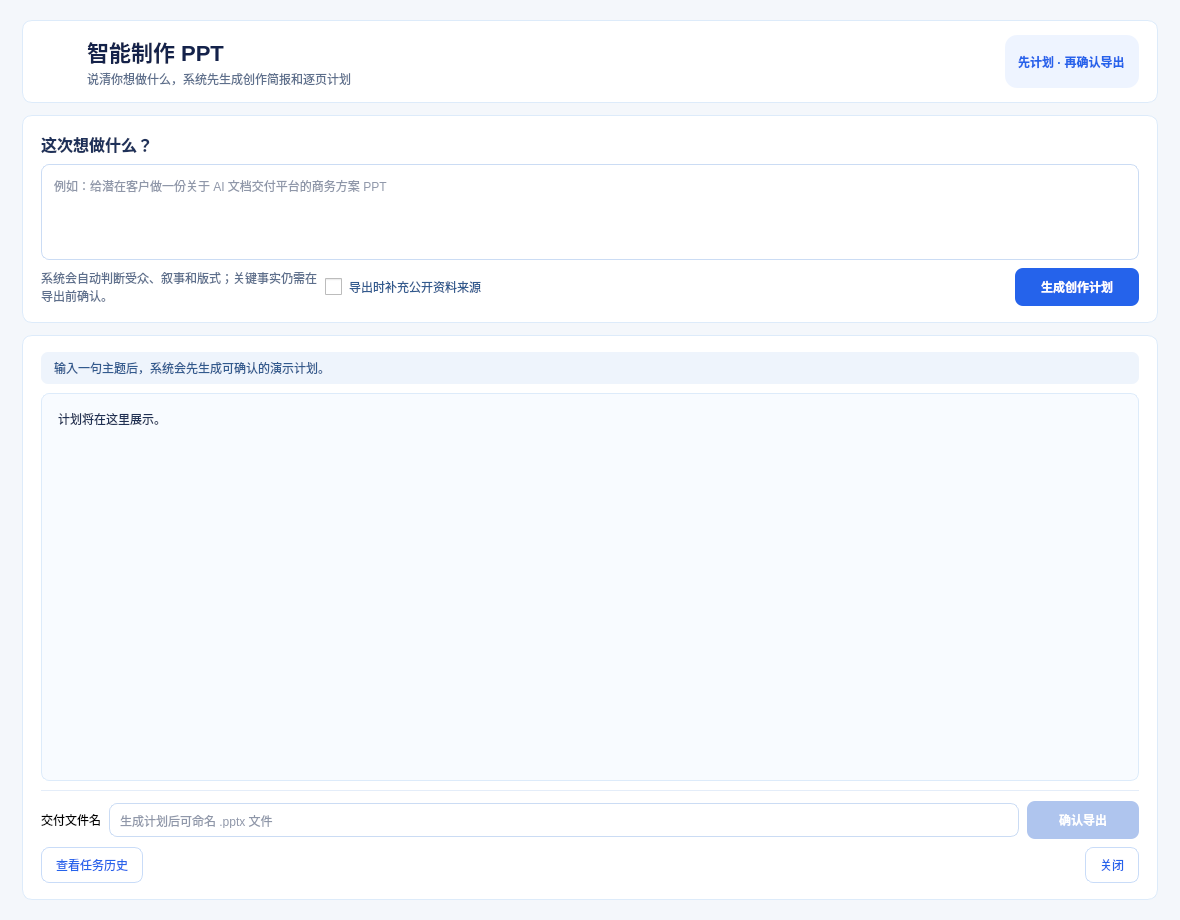
<?xml version="1.0" encoding="UTF-8"?>
<ui version="4.0">
 <class>PresentationStudioDialog</class>
 <widget class="QDialog" name="PresentationStudioDialog">
  <property name="windowModality"><enum>Qt::WindowModality::WindowModal</enum></property>
  <property name="geometry"><rect><x>0</x><y>0</y><width>1180</width><height>920</height></rect></property>
  <property name="minimumSize"><size><width>860</width><height>780</height></size></property>
  <property name="windowTitle"><string>智能制作 PPT</string></property>
  <property name="styleSheet"><string notr="true">QDialog { background:#F4F7FB; }
QFrame#heroFrame, QFrame#inputFrame, QFrame#planFrame { background:#FFFFFF; border:1px solid #DDEBFA; border-radius:10px; }
QLabel#heroTitle { color:#14224A; font-size:22px; font-weight:700; }
QLabel#heroSubtitle, QLabel#inputHint { color:#5D6F8C; }
QTextEdit#intentEdit, QLineEdit#filenameEdit { background:#FFFFFF; border:1px solid #CBDCF4; border-radius:8px; padding:8px; color:#1F3054; }
QTextEdit#intentEdit:focus, QLineEdit#filenameEdit:focus { border:2px solid #4E87F5; }
QTextBrowser#planPreview { background:#F8FBFF; border:1px solid #DDEBFA; border-radius:8px; padding:12px; color:#1F3054; }
QTextBrowser#planPreview h2 { color:#14224A; margin:0 0 6px 0; }
QTextBrowser#planPreview h3 { color:#1E315A; margin-top:16px; }
QTextBrowser#planPreview h4 { color:#1E315A; margin-bottom:3px; }
QTextBrowser#planPreview section { border-top:1px solid #E7EFFB; padding-top:5px; margin-top:8px; }
QTextBrowser#planPreview .studio-chip { color:#2563EB; font-weight:600; }
QTextBrowser#planPreview .studio-warning { color:#A24F2A; background:#FFF5E9; padding:8px; }
QTextBrowser#planPreview .studio-muted { color:#7B8CA7; }
QTextBrowser#planPreview .studio-action { color:#285A92; background:#EDF5FF; border:1px solid #D6E7FE; padding:9px; }
QPushButton#planButton, QPushButton#exportButton { background:#2563EB; color:#FFFFFF; border:0; border-radius:8px; padding:9px 16px; font-weight:700; }
QPushButton#planButton:hover, QPushButton#exportButton:hover { background:#1E55C8; }
QPushButton#planButton:disabled, QPushButton#exportButton:disabled { background:#AFC5EE; }
QPushButton#historyButton, QPushButton#closeButton { background:#FFFFFF; color:#2563EB; border:1px solid #C9DCF8; border-radius:8px; padding:8px 14px; }
QLabel#statusLabel { background:#EEF4FC; color:#315A8E; border-radius:7px; padding:7px 10px; }
QFrame#exportArea { border-top:1px solid #E4EDF9; }
QCheckBox#licensedAssetsCheckBox { color:#315A8E; spacing:7px; }
QCheckBox#licensedAssetsCheckBox::indicator { width:17px; height:17px; }
QCheckBox#licensedAssetsCheckBox::indicator:checked { background:#2563EB; border:1px solid #2563EB; border-radius:4px; }
QComboBox#visualAssetProviderCombo { background:#FFFFFF; color:#315A8E; border:1px solid #CBDCF4; border-radius:8px; padding:7px 28px 7px 10px; min-height:22px; }
QComboBox#visualAssetProviderCombo:hover { border-color:#7EA7EF; }
QComboBox#visualAssetProviderCombo:focus { border:2px solid #4E87F5; }
QComboBox#visualAssetProviderCombo::drop-down { border:0; width:24px; }</string></property>
  <layout class="QVBoxLayout" name="mainLayout">
   <property name="spacing"><number>12</number></property>
   <property name="leftMargin"><number>22</number></property>
   <property name="topMargin"><number>20</number></property>
   <property name="rightMargin"><number>22</number></property>
   <property name="bottomMargin"><number>20</number></property>
   
   <item><widget class="QFrame" name="heroFrame"><layout class="QHBoxLayout" name="heroLayout"><property name="leftMargin"><number>18</number></property><property name="topMargin"><number>14</number></property><property name="rightMargin"><number>18</number></property><property name="bottomMargin"><number>14</number></property><item><widget class="QLabel" name="studioIcon"><property name="minimumSize"><size><width>40</width><height>40</height></size></property><property name="alignment"><set>Qt::AlignmentFlag::AlignCenter</set></property></widget></item><item><layout class="QVBoxLayout" name="heroTextLayout"><property name="spacing"><number>2</number></property><item><widget class="QLabel" name="heroTitle"><property name="text"><string>智能制作 PPT</string></property></widget></item><item><widget class="QLabel" name="heroSubtitle"><property name="text"><string>说清你想做什么，系统先生成创作简报和逐页计划</string></property></widget></item></layout></item><item><spacer name="heroSpacer"><property name="orientation"><enum>Qt::Orientation::Horizontal</enum></property><property name="sizeHint" stdset="0"><size><width>40</width><height>20</height></size></property></spacer></item><item><widget class="QLabel" name="modeLabel"><property name="text"><string>先计划 · 再确认导出</string></property><property name="styleSheet"><string notr="true">color:#2563EB; background:#EEF4FF; border-radius:12px; padding:5px 10px; font-weight:600;</string></property></widget></item></layout></widget></item>
   <item><widget class="QFrame" name="inputFrame"><property name="sizePolicy"><sizepolicy hsizetype="Preferred" vsizetype="Maximum"><horstretch>0</horstretch><verstretch>0</verstretch></sizepolicy></property><layout class="QVBoxLayout" name="inputLayout"><property name="spacing"><number>8</number></property><property name="leftMargin"><number>18</number></property><property name="topMargin"><number>16</number></property><property name="rightMargin"><number>18</number></property><property name="bottomMargin"><number>16</number></property><item><widget class="QLabel" name="inputTitle"><property name="text"><string>这次想做什么？</string></property><property name="styleSheet"><string notr="true">font-size:16px; font-weight:700; color:#1E315A;</string></property></widget></item><item><widget class="QTextEdit" name="intentEdit"><property name="sizePolicy"><sizepolicy hsizetype="Expanding" vsizetype="Fixed"><horstretch>0</horstretch><verstretch>0</verstretch></sizepolicy></property><property name="minimumSize"><size><width>0</width><height>96</height></size></property><property name="maximumSize"><size><width>16777215</width><height>96</height></size></property><property name="placeholderText"><string>例如：给潜在客户做一份关于 AI 文档交付平台的商务方案 PPT</string></property></widget></item><item><layout class="QHBoxLayout" name="inputActionLayout"><item><widget class="QLabel" name="inputHint"><property name="text"><string>系统会自动判断受众、叙事和版式；关键事实仍需在导出前确认。</string></property><property name="wordWrap"><bool>true</bool></property></widget></item><item><widget class="QCheckBox" name="licensedAssetsCheckBox"><property name="toolTip"><string>计划阶段不联网；确认导出时才会从固定 Wikimedia 接口读取最多 3 条公开资料参考，写入来源页与任务历史。它不自动生成统计数据或结论。</string></property><property name="text"><string>导出时补充公开资料来源</string></property><property name="checked"><bool>false</bool></property></widget></item><item><spacer name="inputActionSpacer"><property name="orientation"><enum>Qt::Orientation::Horizontal</enum></property><property name="sizeHint" stdset="0"><size><width>30</width><height>20</height></size></property></spacer></item><item><widget class="QPushButton" name="planButton"><property name="minimumSize"><size><width>124</width><height>38</height></size></property><property name="text"><string>生成创作计划</string></property></widget></item></layout></item></layout></widget></item>
   <item><widget class="QFrame" name="planFrame"><property name="sizePolicy"><sizepolicy hsizetype="Preferred" vsizetype="Expanding"><horstretch>0</horstretch><verstretch>1</verstretch></sizepolicy></property><layout class="QVBoxLayout" name="planLayout"><property name="spacing"><number>9</number></property><property name="leftMargin"><number>18</number></property><property name="topMargin"><number>16</number></property><property name="rightMargin"><number>18</number></property><property name="bottomMargin"><number>16</number></property><item><widget class="QLabel" name="statusLabel"><property name="text"><string>输入一句主题后，系统会先生成可确认的演示计划。</string></property><property name="wordWrap"><bool>true</bool></property></widget></item><item><widget class="QTextBrowser" name="planPreview"><property name="sizePolicy"><sizepolicy hsizetype="Expanding" vsizetype="Expanding"><horstretch>0</horstretch><verstretch>1</verstretch></sizepolicy></property><property name="minimumSize"><size><width>0</width><height>180</height></size></property><property name="openExternalLinks"><bool>false</bool></property><property name="html"><string>&lt;html&gt;&lt;body&gt;&lt;p class=&quot;studio-muted&quot;&gt;计划将在这里展示。&lt;/p&gt;&lt;/body&gt;&lt;/html&gt;</string></property></widget></item><item><widget class="QFrame" name="exportArea"><property name="sizePolicy"><sizepolicy hsizetype="Preferred" vsizetype="Maximum"><horstretch>0</horstretch><verstretch>0</verstretch></sizepolicy></property><layout class="QVBoxLayout" name="exportAreaLayout"><property name="spacing"><number>8</number></property><property name="leftMargin"><number>0</number></property><property name="topMargin"><number>10</number></property><property name="rightMargin"><number>0</number></property><property name="bottomMargin"><number>0</number></property><item><layout class="QHBoxLayout" name="exportLayout"><item><widget class="QLabel" name="filenameLabel"><property name="text"><string>交付文件名</string></property></widget></item><item><widget class="QLineEdit" name="filenameEdit"><property name="enabled"><bool>false</bool></property><property name="placeholderText"><string>生成计划后可命名 .pptx 文件</string></property></widget></item><item><widget class="QPushButton" name="exportButton"><property name="minimumSize"><size><width>112</width><height>38</height></size></property><property name="enabled"><bool>false</bool></property><property name="text"><string>确认导出</string></property></widget></item></layout></item><item><layout class="QHBoxLayout" name="footerActionsLayout"><item><widget class="QPushButton" name="historyButton"><property name="enabled"><bool>false</bool></property><property name="text"><string>查看任务历史</string></property></widget></item><item><spacer name="footerSpacer"><property name="orientation"><enum>Qt::Orientation::Horizontal</enum></property><property name="sizeHint" stdset="0"><size><width>40</width><height>20</height></size></property></spacer></item><item><widget class="QPushButton" name="closeButton"><property name="text"><string>关闭</string></property></widget></item></layout></item></layout></widget></item></layout></widget></item>
  </layout>
 </widget>
 <resources/>
 <connections/>
</ui>
